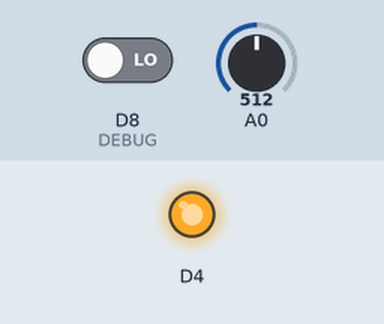
Bench run of a sketch on a simulated ESP8266 (Wemos D1 mini). On the bench: output pins drawn as LEDs (lit = HIGH, except the on-board LED, lit = LOW). Inputs (shaded band) come from the test bench; at power-on: D8 (DEBUG) LOW, A0 = 512. WiFi joins after 1.5 s; servers stay silent unless stated; what the sketch prints to the serial monitor is not drawn.

Above: at 0.0 s.
At 3.6 s:
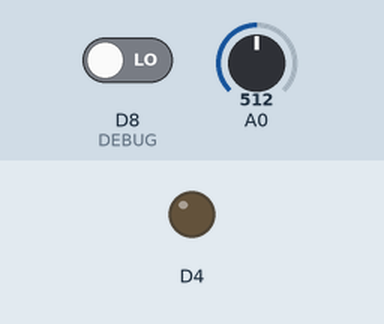
Timing chart, 0 to 5.1 s (numbered marks = the images above):
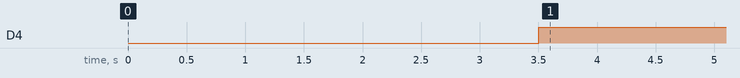

The sketch:

pot2CW.ino
```cpp
//The Gooble Bike 2.0VR!
//Versione CW
//HW Wemos D1 mini
//Campiona l'angolo del manubrio
//Trasmette la velocità su UDP
//Segnali di I/O
//PIN A0 INGRESSO: ingresso analogico dal potenziometro 0-3,3V convertito in 0-1023 e mappato in -135/+135
//PIN D8 INGRESSO: debug 1= debug 0= no debug (default pulldown=no debug)
//Diagnostica locale
//PIN BUILTIN_LED USCITA: LED che segnala la comunicazione
//Diagnostica su seriale se debug abilitato
//14/11/2017
#include <ESP8266WiFi.h>
#include <WiFiUdp.h>
//SSID of your network
char ssid[] = "gooble"; //MFR Wi-Fi router
char pass[] = "Loop-Gooble"; //Password MFR Wi-Fi router

int remotePort = 40000;                   //Porta di servizio
//IPAddress remoteIP={nnn,nnn,nnn,nnn};        //Numero IP of your Server
IPAddress remoteIP={192,168,1,102};  //Numero IP Server
WiFiUDP Udp;

//range del potenziometro
#define MIN_INP  0
#define MAX_INP  1024
#define MIN_OUT  +180 //-135
#define MAX_OUT  -180
#define OFFSET  0

//Definizione pin
#define DEBUG D8

//definizioni costanti
#define TBASE 250000L  //time base 250 mS per il campionamento dell'angolo

//variabili globali
long startTBase;            //t iniziale per base dei tempi calcolo velocità
int inValue;                //misura del pot
int angValue;               //misura angolare in gradi
char txBuf[]="A+000\r\n";     //buffer di trasmissione
int  txBufLen=sizeof(txBuf);
int ris;
int debug;

void setup(){

  //apre console
  Serial.begin(250000);
  delay(2000);

  //configura I/O
  pinMode(BUILTIN_LED,OUTPUT);
  pinMode(DEBUG,INPUT);

  //imposta debug (logica positiva 1=si, 0=no)
  debug=digitalRead(DEBUG);
  //TEMPORANEO!!!
  debug=1;
  //FINE TEMPORANEO!!!
  if(debug){
    Serial.println("Pot 2CW debug mode");
  }
  // Connect to Wi-Fi network
  if(debug){
    Serial.println();
    Serial.println();
    Serial.print("Connecting to...");
    Serial.println(ssid);
  }

  if(WiFi.status()!=WL_CONNECTED) {
    WiFi.begin(ssid, pass);
    while (WiFi.status() != WL_CONNECTED) {
      delay(500);
      if(debug) {
        Serial.print(".");
      }
    }
    if(debug){
      Serial.println("");
      Serial.println("Wi-Fi connected successfully");
    }
  }
  else {
    if(debug){
      Serial.println("");
      Serial.println("Wi-Fi already connected");
    }
  }

}

void loop () {
  //campionamento e trasmissione
  if(micros()-startTBase>= TBASE) {   //verifica se time base 1S scaduto
    digitalWrite(BUILTIN_LED,LOW);
    startTBase=micros();              //riavvia timebase
    inValue=analogRead(A0);
    angValue=map(inValue,MIN_INP,MAX_INP,MIN_OUT,MAX_OUT);
    angValue=angValue+OFFSET;
    if(debug){
      Serial.print(inValue);
      Serial.print(" ");
      Serial.println(angValue);
    }
    //trasmissione
    Udp.beginPacket(remoteIP,remotePort);
    snprintf(txBuf,sizeof(txBuf), "A%+04d\r\n",angValue);
    Udp.write(txBuf,sizeof(txBuf));
    ris=Udp.endPacket();
    digitalWrite(BUILTIN_LED,HIGH);
    if(debug){
      Serial.println(txBuf);
      if (ris==1) {
        Serial.println("tx ok");
      }
      else {
        Serial.println("tx fault");
      }
    }
  }
}
```

Measured:
- by itself, D4: LOW → HIGH at 3.5 s
